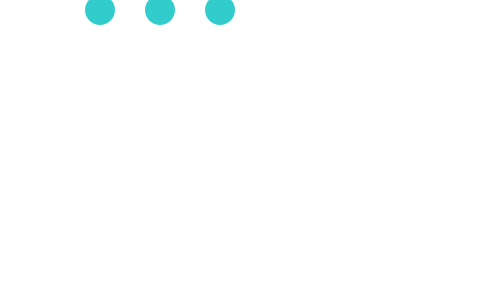
Frame 1 (no input)
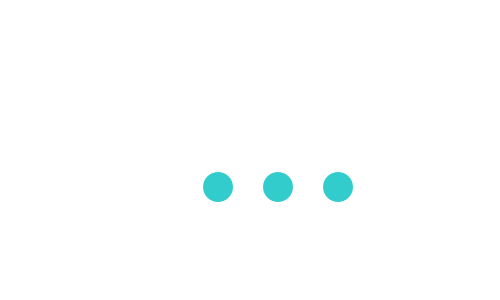
Frame 60 (the mouse pressed at the canvas centre just before this capture)
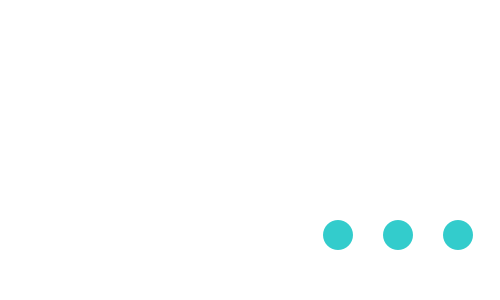
Frame 120 (the mouse held since frame 60 and released just before this capture)

The Processing sketch that drew these frames (run headless with seeded random() and noise(); from frame 60 on, the mouse is pressed at the canvas centre):

// Processing sketch: processing_160798
// ── processing_160798.pde

//I got a fever, and the only prescription is more variables!
int x=10; //x-coordinate of ellipse moving around sketch edge.
int y=10; //y-coordinate of ellipse moving around sketch edge.
int cx=100; //x-coordinate of bouncing ball
int cy=10; //y-coordinate of bouncing ball
int r=30; //radius of bouncing ball
int vx=2; //bouncing ball's direction on the x-axis
int vy=3; //bouncing ball's direction on the y-axis
 
int speed=1; //This is the default moving speed
 

int state=0; //Ellipse will change direction around sketch edge depending on position :)
 

void setup(){
size(500, 300);
smooth();
}
 
void draw(){
background(255);
 
noStroke();
 
fill(51,204,204);

ellipseMode(CENTER);
ellipse(cx, cy, r, r);
ellipse(cx+60, cy, r, r);
ellipse(cx+120, cy, r, r);
 
cy = cy + vy; //The bouncing ball on the y-axis will now move per its direction on said axis
 

if((cy>height)||(cy<0)){
  vy = vy * -1;
}

cx = cx + vx;
 
//Because of the below conditions, the ball bounces upon reaching the sketch edge! Yay!
if((cx+120>width)||(cx<0)){
  vx = vx * -1;
}
 
}
